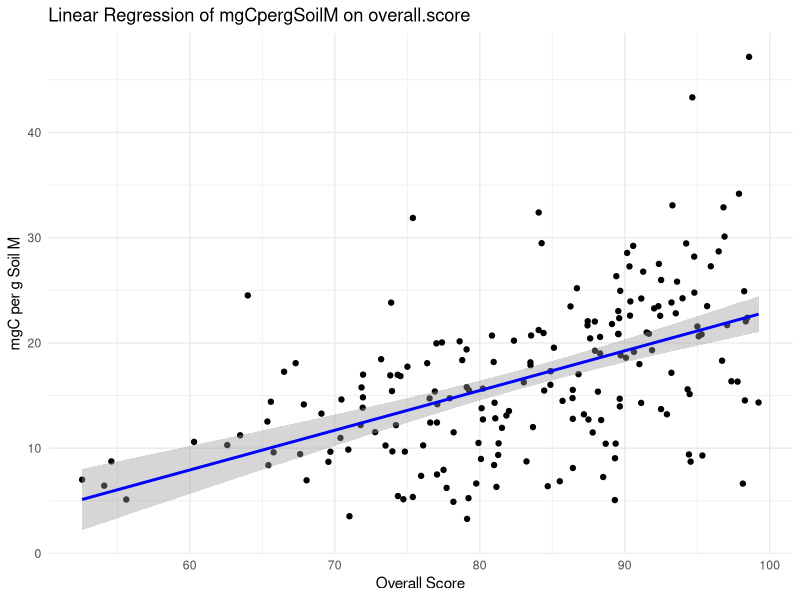
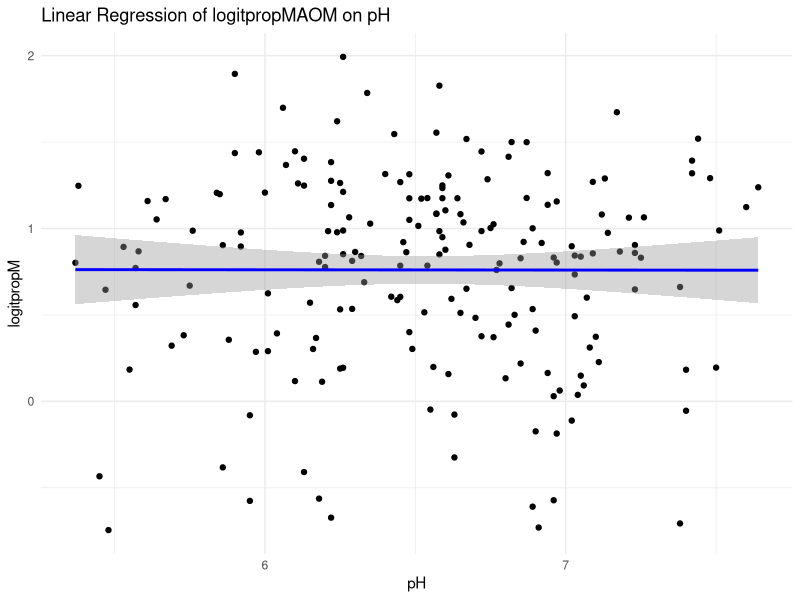
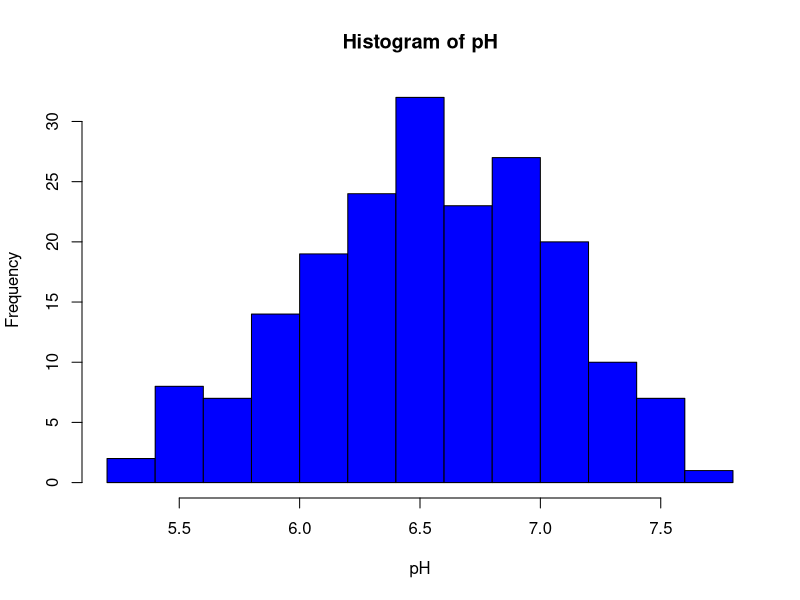
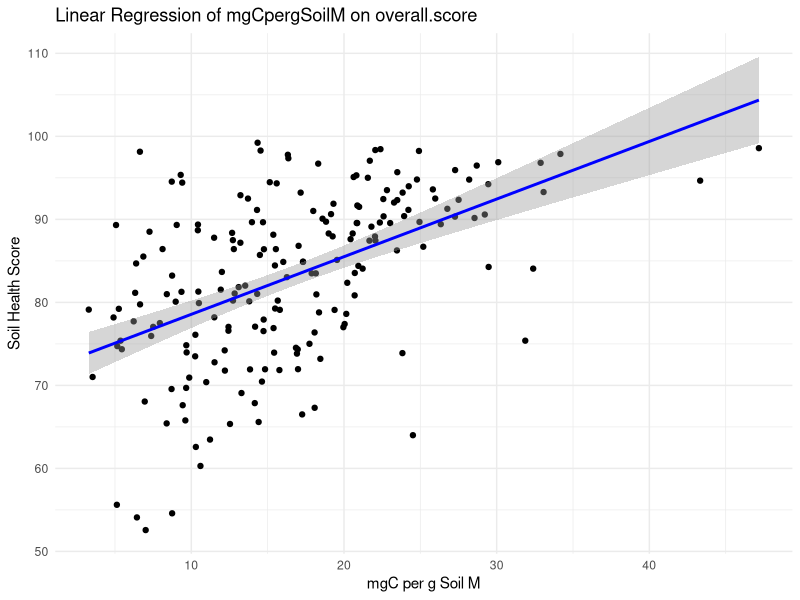
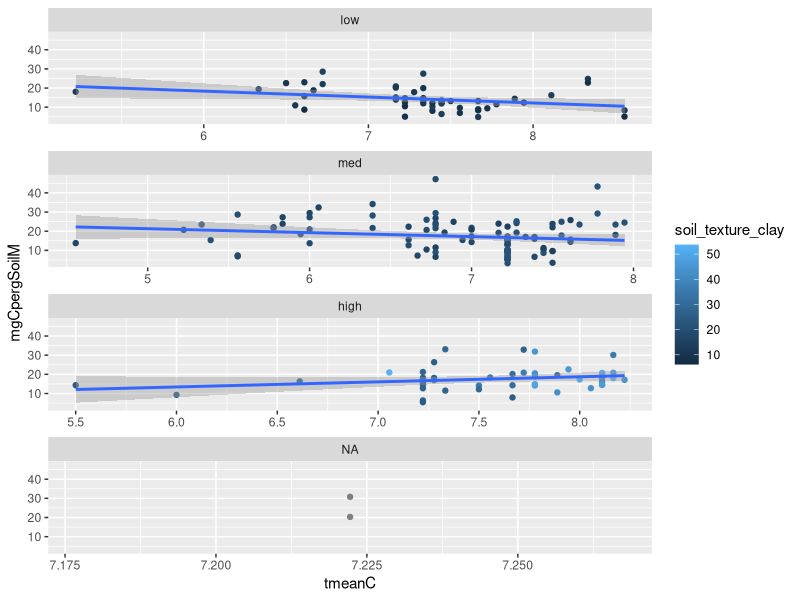
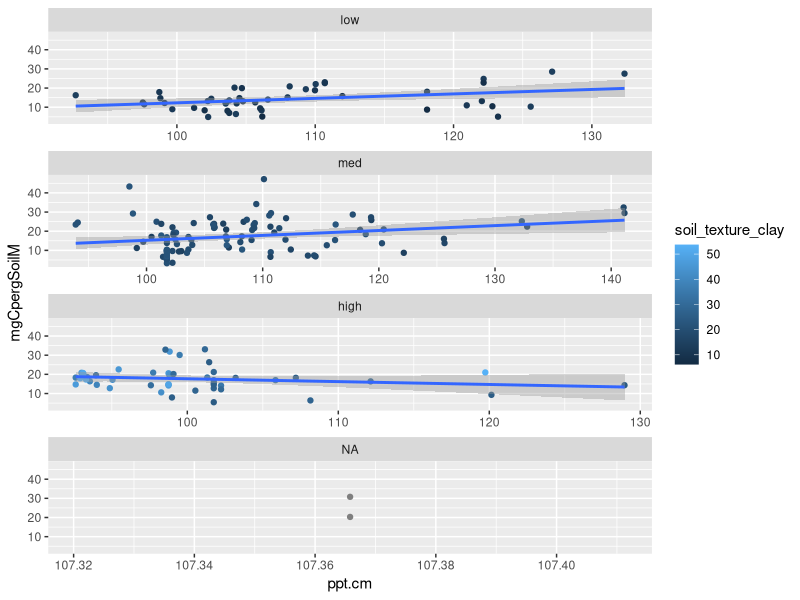
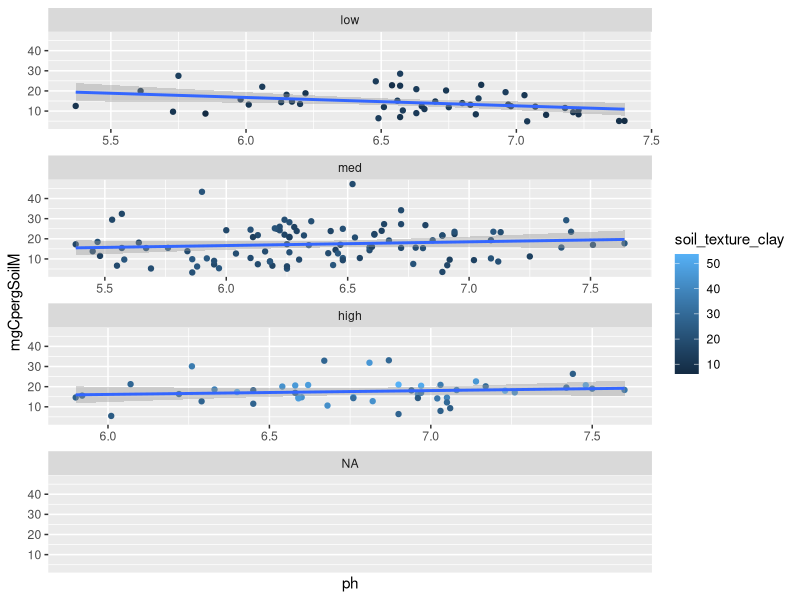
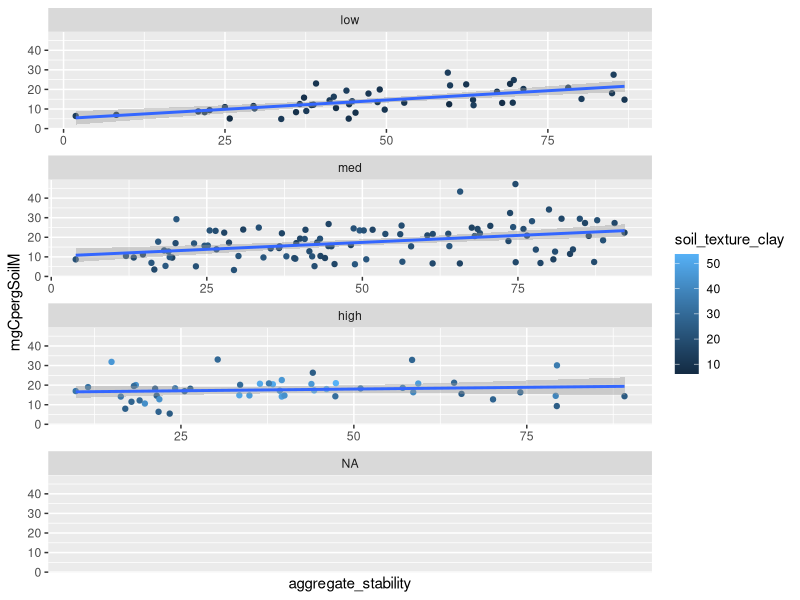

Reproduce these figures in R, in order. (Note: this script raises an error after producing the figures.)
#Analyzing data and Buildin models for response variable MgMAOM

#setwd("/Users/f003833/Documents/GitHub/FracFarmVT") #caitlin
setwd("C:/Users/F004SPC/Documents/GitHub/FracFarmVT") #erin

#load your libraries
library(tidyverse)
library(ggplot2)
library(dplyr)
library(corrplot)
library(nlme)
library(ggeffects)
library(emmeans)

##call in the analytical data
data <- read.csv("data.csv")
view(data)
summary(data$ph)

#soil health regression

# Perform linear regression
regression_model <- lm(mgCpergSoilM ~ overall.score, data = data)

# Summarize the regression model
summary(regression_model)

# Create a plot with the regression line
ggplot(data, aes(x = overall.score, y = mgCpergSoilM)) +
  geom_point() +
  geom_smooth(method = "lm", col = "blue") +
  labs(title = "Linear Regression of mgCpergSoilM on overall.score",
       x = "Overall Score",
       y = "mgC per g Soil M") +
  theme_minimal()



#pH regression

# Perform linear regression
regression_model6 <- lm(logitpropM ~ ph, data = data)

# Summarize the regression model
summary(regression_model6)

# Create a plot with the regression line
ggplot(data, aes(x = ph, y = logitpropM)) +
  geom_point() +
  geom_smooth(method = "lm", col = "blue") +
  labs(title = "Linear Regression of logitpropMAOM on pH",
       x = "pH",
       y = "logitpropM") +
  theme_minimal()


# Basic histogram
hist(data$ph, main="Histogram of pH", xlab="pH", ylab="Frequency", col="blue", border="black")



# Load the dplyr package
library(dplyr)

# Filter for pasture and count organic matter additions
result <- data %>%
  filter(Type.x == "Corn") %>%
  count(Organic.matter.additions)

# View the result
print(result)



# Perform linear regression try it the other way, to see!
regression_model <- lm(overall.score ~ mgCpergSoilM, data = data)

# Summarize the regression model
summary(regression_model)

# Create a plot with the regression line
ggplot(data, aes(x = mgCpergSoilM, y = overall.score)) +
  geom_point() +
  geom_smooth(method = "lm", col = "blue") +
  labs(title = "Linear Regression of mgCpergSoilM on overall.score",
       x = "mgC per g Soil M",
       y = "Soil Health Score") +
  theme_minimal()







#First, graphically explore relationships 
#to look for interactions between independent variables that research shows could have interactions

summary(data$soil_texture_clay)
data <- data %>% 
  mutate(claycategory=cut(soil_texture_clay, breaks=c(-Inf, 14, 24, Inf), labels=c("low","med", "high")))
ggplot(data=data, aes(x=tmeanC, y=mgCpergSoilM, col=soil_texture_clay))+ 
  geom_point()+
  geom_smooth(method=lm)+
  facet_wrap(~ claycategory, ncol=1, scales="free_x")

data <- data %>% 
  mutate(claycategory=cut(soil_texture_clay, breaks=c(-Inf, 14, 24, Inf), labels=c("low","med", "high")))
ggplot(data=data, aes(x=ppt.cm, y=mgCpergSoilM, col=soil_texture_clay))+ 
  geom_point()+
  geom_smooth(method=lm)+
  facet_wrap(~ claycategory, ncol=1, scales="free_x")

data <- data %>% 
  mutate(claycategory=cut(soil_texture_clay, breaks=c(-Inf, 14, 24, Inf), labels=c("low","med", "high")))
ggplot(data=data, aes(x=ph, y=mgCpergSoilM, col=soil_texture_clay))+ 
  geom_point()+
  geom_smooth(method=lm)+
  facet_wrap(~ claycategory, ncol=1, scales="free_x")

data <- data %>% 
  mutate(claycategory=cut(soil_texture_clay, breaks=c(-Inf, 14, 24, Inf), labels=c("low","med", "high")))
ggplot(data=data, aes(x=aggregate_stability, y=mgCpergSoilM, col=soil_texture_clay))+ 
  geom_point()+
  geom_smooth(method=lm)+
  facet_wrap(~ claycategory, ncol=1, scales="free_x")

data <- data %>% 
  mutate(claycategory=cut(soil_texture_clay, breaks=c(-Inf, 14, 24, Inf), labels=c("low","med", "high")))
ggplot(data=data, aes(x=active_carbon, y=mgCpergSoilM, col=soil_texture_clay))+ 
  geom_point()+
  geom_smooth(method=lm)+
  facet_wrap(~ claycategory, ncol=1, scales="free_x")

#more interactions with ph
summary(data$ph)

data <- data %>% 
  mutate(phcategory=cut(ph, breaks=c(-Inf,6,7, Inf), labels=c("low","med","high")))
ggplot(data=data, aes(x=tmeanC, y=mgCpergSoilM, col=ph))+ 
  geom_point()+
  geom_smooth(method=lm)+
  facet_wrap(~ phcategory, ncol=1, scales="free_x")

data <- data %>% 
  mutate(phcategory=cut(ph, breaks=c(-Inf,6,7, Inf), labels=c("low","med","high")))
ggplot(data=data, aes(x=ppt.cm, y=mgCpergSoilM, col=ph))+ 
  geom_point()+
  geom_smooth(method=lm)+
  facet_wrap(~ phcategory, ncol=1, scales="free_x")

data <- data %>% 
  mutate(phcategory=cut(ph, breaks=c(-Inf,6,7, Inf), labels=c("low","med","high")))
ggplot(data=data, aes(x=aggregate_stability, y=mgCpergSoilM, col=ph))+ 
  geom_point()+
  geom_smooth(method=lm)+
  facet_wrap(~ phcategory, ncol=1, scales="free_x")

data <- data %>% 
  mutate(phcategory=cut(ph, breaks=c(-Inf,6,7, Inf), labels=c("low","med","high")))
ggplot(data=data, aes(x=soil_texture_clay, y=mgCpergSoilM, col=ph))+ 
  geom_point()+
  geom_smooth(method=lm)+
  facet_wrap(~ phcategory, ncol=1, scales="free_x")

data <- data %>% 
  mutate(phcategory=cut(ph, breaks=c(-Inf,6,7, Inf), labels=c("low","med","high")))
ggplot(data=data, aes(x=active_carbon, y=mgCpergSoilM, col=ph))+ 
  geom_point()+
  geom_smooth(method=lm)+
  facet_wrap(~ phcategory, ncol=1, scales="free_x")

#interactions with ppt
summary(data$ppt.cm)
data <- data %>% 
  mutate(pptcategory=cut(ppt.cm, breaks=c(-Inf,101.4, 110.0, Inf), labels=c("low","med","high")))
ggplot(data=data, aes(x=tmeanC, y=mgCpergSoilM, col=ppt.cm))+ 
  geom_point()+
  geom_smooth(method=lm)+
  facet_wrap(~ pptcategory, ncol=1, scales="free_x")


data <- data %>% 
  mutate(pptcategory=cut(ppt.cm, breaks=c(-Inf,101.4, 110.0, Inf), labels=c("low","med","high")))
ggplot(data=data, aes(x=aggregate_stability, y=mgCpergSoilM, col=ppt.cm))+ 
  geom_point()+
  geom_smooth(method=lm)+
  facet_wrap(~ pptcategory, ncol=1, scales="free_x")

summary(data$ppt.cm)
data <- data %>% 
  mutate(pptcategory=cut(ppt.cm, breaks=c(-Inf,101.4, 110.0, Inf), labels=c("low","med","high")))
ggplot(data=data, aes(x=tmeanC, y=mgCpergSoilM, col=ppt.cm))+ 
  geom_point()+
  geom_smooth(method=lm)+
  facet_wrap(~ pptcategory, ncol=1, scales="free_x")


data <- data %>% 
  mutate(pptcategory=cut(ppt.cm, breaks=c(-Inf,101.4, 110.0, Inf), labels=c("low","med","high")))
ggplot(data=data, aes(x=active_carbon, y=mgCpergSoilM, col=ppt.cm))+ 
  geom_point()+
  geom_smooth(method=lm)+
  facet_wrap(~ pptcategory, ncol=1, scales="free_x")

#interactions with aggregate stability
summary(data$aggregate_stability)
data <- data %>% 
  mutate(agStcategory=cut(aggregate_stability, breaks=c(-Inf,29.3, 65.6, Inf), labels=c("low","med","high")))
ggplot(data=data, aes(x=ph, y=mgCpergSoilM, col=aggregate_stability))+ 
  geom_point()+
  geom_smooth(method=lm)+
  facet_wrap(~ agStcategory, ncol=1, scales="free_x")

data <- data %>% 
  mutate(agStcategory=cut(aggregate_stability, breaks=c(-Inf,29.3, 65.6, Inf), labels=c("low","med","high")))
ggplot(data=data, aes(x=ppt.cm, y=mgCpergSoilM, col=aggregate_stability))+ 
  geom_point()+
  geom_smooth(method=lm)+
  facet_wrap(~ agStcategory, ncol=1, scales="free_x")

data <- data %>% 
  mutate(agStcategory=cut(aggregate_stability, breaks=c(-Inf,29.3, 65.6, Inf), labels=c("low","med","high")))
ggplot(data=data, aes(x=tmeanC, y=mgCpergSoilM, col=aggregate_stability))+ 
  geom_point()+
  geom_smooth(method=lm)+
  facet_wrap(~ agStcategory, ncol=1, scales="free_x")

data <- data %>% 
  mutate(agStcategory=cut(aggregate_stability, breaks=c(-Inf,29.3, 65.6, Inf), labels=c("low","med","high")))
ggplot(data=data, aes(x=soil_texture_clay, y=mgCpergSoilM, col=aggregate_stability))+ 
  geom_point()+
  geom_smooth(method=lm)+
  facet_wrap(~ agStcategory, ncol=1, scales="free_x")

data <- data %>% 
  mutate(agStcategory=cut(aggregate_stability, breaks=c(-Inf,29.3, 65.6, Inf), labels=c("low","med","high")))
ggplot(data=data, aes(x=active_carbon, y=mgCpergSoilM, col=aggregate_stability))+ 
  geom_point()+
  geom_smooth(method=lm)+
  facet_wrap(~ agStcategory, ncol=1, scales="free_x")

#tmeanC and active carbon
summary(data$tmeanC)

data <- data %>% 
  mutate(tmeanCcategory=cut(tmeanC, breaks=c(-Inf,6.8, 7.6, Inf), labels=c("low","med","high")))
ggplot(data=data, aes(x=active_carbon, y=mgCpergSoilM, col=tmeanC))+ 
  geom_point()+
  geom_smooth(method=lm)+
  facet_wrap(~ tmeanCcategory, ncol=1, scales="free_x")

#Models
#Correlation plot
library(corrplot)
cordata <- cor(data[,c("mgCpergSoilM","ph","ppt.cm","tmeanC","aggregate_stability","soil_texture_clay","active_carbon")], use="pairwise.complete.obs", method="pearson")
corrplot(cordata)
view(cordata)

##Linear Mixed Model for dependent variable (mgCpergSoilM)
#test without random effect, because only one value per field

m1 = gls(mgCpergSoilM ~ ppt.cm * soil_texture_clay * tmeanC + ppt.cm * tmeanC + 
           aggregate_stability * soil_texture_clay + 
           active_carbon + ph * soil_texture_clay, 
         data = data, 
         na.action = na.exclude, 
         method = "ML")
summary(m1)
anova(m1)

#check if variance structure improves the model (to test, both methods were set to REML)

m2 = gls(mgCpergSoilM ~ ppt.cm * soil_texture_clay * tmeanC + ppt.cm * tmeanC + 
           active_carbon + ph * soil_texture_clay + aggregate_stability, 
         data = data, 
         na.action = na.exclude, 
         method = "ML")
summary(m2)
anova(m2)


anova (m1,m2)

m3 = gls(mgCpergSoilM ~ ppt.cm * soil_texture_clay * tmeanC + ppt.cm * tmeanC + 
           active_carbon + aggregate_stability, 
         data = data, 
         na.action = na.exclude, 
         method = "ML")
summary(m3)
anova (m2,m3)
anova(m3)

n <- nobs(m3)
print(n)

#pseudo R squared calculation (fit between model predicted data and actual data)
data$mgCpergSoilM.pred=as.vector(fitted(m3))
R2=lm(mgCpergSoilM~mgCpergSoilM.pred, data=data, na.action=na.omit)
summary(R2) #r2=0.36

#check assumptions, distribution of residuals

F_Final <- fitted(m3)
R_Final <- residuals(m3, type = "pearson", scaled = TRUE)
N = !is.na(data$mgCpergSoilM)
Rfull <- NA
Rfull[N] <- R_Final
op <- par(mfrow = c(2,2), mar = c(5,4,1,1))  
plot(F_Final, R_Final)
hist(Rfull)
plot(Rfull ~ data$aggregate_stability)
plot(Rfull ~ data$soil_texture_clay)
plot(Rfull ~ data$active_carbon)
plot(Rfull ~ data$tmeanC)
plot(Rfull ~ data$ppt.cm)
plot(Rfull ~ data$ph)
par(op)

#partial residuals to test that the relationship is linear
#do these for each of the significant predictors (do green and red lines match?)

op <- par(mfrow = c(2,2), mar = c(5,4,1,1)) #this makes it so all the graphs are plotted in the same window (a 2 x 2 grid)

ppt.cm.c <- summary(m3)$coefficients[2] #predictor coefficient
ppt.cm.pr <- Rfull + ppt.cm.c*data$ppt.cm  #Residuals + pred coef * predictor value
{scatter.smooth(data$ppt.cm, ppt.cm.pr, 
                lpars = list(col = "green", lwd = 3, lty = 3)) #residual loess
  abline(lm(ppt.cm.c*data$ppt.cm ~ data$ppt.cm), col = "red")} 

soil_texture_clay.c <- summary(m3)$coefficients[3] #predictor coefficient
soil_texture_clay.pr <- Rfull + soil_texture_clay.c*data$soil_texture_clay  #Residuals + pred coef * predictor value
{scatter.smooth(data$soil_texture_clay, soil_texture_clay.pr, 
                lpars = list(col = "green", lwd = 3, lty = 3)) #residual loess
  abline(lm(soil_texture_clay.c*data$soil_texture_clay ~ data$soil_texture_clay), col = "red")} 

aggregate_stability.c <- summary(m3)$coefficients[5] #predictor coefficient
aggregate_stability.pr <- Rfull + aggregate_stability.c*data$aggregate_stability  #Residuals + pred coef * predictor value
{scatter.smooth(data$aggregate_stability, aggregate_stability.pr, 
                lpars = list(col = "green", lwd = 3, lty = 3)) #residual loess
  abline(lm(aggregate_stability.c*data$aggregate_stability ~ data$aggregate_stability), col = "red")} 

active_carbon.c <- summary(m3)$coefficients[6] #predictor coefficient
active_carbon.pr <- Rfull + active_carbon.c*data$active_carbon  #Residuals + pred coef * predictor value
{scatter.smooth(data$active_carbon, active_carbon.pr, 
                lpars = list(col = "green", lwd = 3, lty = 3)) #residual loess
  abline(lm(active_carbon.c*data$active_carbon ~ data$active_carbon), col = "red")} 

tmeanC.c <- summary(m3)$coefficients[6] #predictor coefficient
tmeanC.pr <- Rfull + tmeanC.c*data$tmeanC  #Residuals + pred coef * predictor value
{scatter.smooth(data$tmeanC, tmeanC.pr, 
                lpars = list(col = "green", lwd = 3, lty = 3)) #residual loess
  abline(lm(tmeanC.c*data$tmeanC ~ data$tmeanC), col = "red")} 

par(op)

#Visualize significant relationships

#own_theme below sets ggplot parameters for how plots should look. 
own_theme <- theme_bw(base_size = 11) +
  theme(rect = element_blank(),
        axis.ticks = element_line(color = "black"),
        axis.text = element_text(color = "black"),
        axis.line = element_line(color = "black"),
        panel.grid.minor = element_blank())

#for aggregate stability
pred_aggregate_stability <- ggpredict(m3, terms = c("aggregate_stability"))

mgMAOM_aggregate_stability <-data %>% 
  ggplot() +
  geom_point(aes(x = aggregate_stability, y = mgCpergSoilM), #plot your data
             size = 1.5, alpha = 0.5) +
  geom_line(pred_aggregate_stability, mapping = aes(x=x, y=predicted), #plot the model's prediction (based on linear )
            lwd = 1) +
  own_theme+
  theme(legend.position = "none") +
  scale_y_continuous(expression("mg MAOC g"^-1,"soil"))+
  scale_x_continuous(expression("Aggregate Stability"),
              label = scales::comma) 
mgMAOM_aggregate_stability
ggsave("mgMAOM_aggregate_stability.jpeg", width = 4, height = 3)
                   
#for active_carbon
pred_active_carbon <- ggpredict(m3, terms = c("active_carbon"))

mgMAOM_active_carbon <-data %>% 
          ggplot() +
          geom_point(aes(x = active_carbon, y = mgCpergSoilM), #plot your data
                                size = 1.5, alpha = 0.5) +
          geom_line(pred_active_carbon, mapping = aes(x=x, y=predicted), #plot the model's prediction (based on linear )
                               lwd = 1) +
          own_theme+
        theme(legend.position = "none") +
                     scale_y_continuous(expression("mg MAOC g"^-1,"soil"))+
                     scale_x_continuous(expression("Active Carbon"),
                                        label = scales::comma) 
                   mgMAOM_active_carbon
ggsave("mgMAOM_active_carbon.jpeg", width = 4, height = 3)
                   
#for 3 way interaction of tmean, ppt, and texture

summary(data$soil_texture_clay)
summary(data$ppt.cm)
pred_3way <- ggpredict(m3, terms = c("tmeanC","ppt.cm[101,110]", 
  "soil_texture_clay[10, 32]"))

pred_3way$ppt_group <- pred_3way$group
levels(pred_3way$ppt_group) <- c("low (92-104)",  
                                   "high (104-142)")
pred_3way$clay_facet <- pred_3way$facet
levels(pred_3way$clay_facet) <- c("low clay (6-19%)",  
                                   "high clay (19-54%)")

data <- data %>%
  drop_na(ppt.cm) %>% 
  drop_na(soil_texture_clay) %>% 
  dplyr::mutate(ppt_group = cut(ppt.cm, breaks = c(92,104,142)),
                clay_facet = cut(soil_texture_clay, breaks = c(6,19,54)))

levels(data$ppt_group) <- c("low (92-104)",  
                            "high (104-142)")
 
levels(data$clay_facet) <- c("low clay (6-19%)",  
                                   "high clay (19-54%)")

mgMAOM_3way <-data %>% 
   ggplot() +
   geom_point(aes(x = tmeanC, y = mgCpergSoilM, col = ppt_group), #plot your data
              size = 1.5, alpha = 0.5) +
   geom_line(pred_3way, mapping = aes(x=x, y=predicted, col = ppt_group), #plot the model's prediction (based on linear )
             lwd = 1) +
   facet_wrap(~clay_facet) +
   own_theme+
   #theme(legend.position = "none") +
   scale_y_continuous(expression(paste("mg MAOM C g"^-1,"soil"))) +
   scale_x_continuous(expression("Mean Annual Temperature (°C)"),
                      label = scales::comma) +
   guides(col=guide_legend(title="MAP (cm)")) +
   scale_color_manual(values = c("lightblue", "blue")) # adjust colors if needed
 
mgMAOM_3way
ggsave("mgMAOM_3way.jpeg", width = 6.5, height = 3)
 
#get slope for the lines in the 3 way 
mylist<- list(ppt.cm=c(101,110),soil_texture_clay=c(10,32))
  
emtrends(m3,pairwise~ppt.cm*soil_texture_clay,var="tmeanC", at=mylist)                
                   
   #analyze data by field type. group by and color by field type this code is in progress
    #exploration
                   mgMAOM_active_carbonbyField <-data
                     ggplot() +
                     geom_point(aes(x = active_carbon, y = mgCpergSoilM, color=Type.x), 
                                size = 1.5, alpha = 0.5) +
                     #geom_smooth() +
                     own_theme+
                     #theme(legend.position = "none") +
                     scale_y_continuous(expression("mg C in MAOM per g soil"))+
                     scale_x_continuous(expression("active_carbon"),
                                        label = scales::comma) 
                   mgMAOM_active_carbonbyField
                   ggsave("mgMAOM_active_carbonbyField.jpeg", width = 4, height = 3)
                   
                   mgMAOM_agg_stability_byField <-data %>% 
                     ggplot() +
                     geom_point(aes(x = aggregate_stability, y = mgCpergSoilM, color=Type.x), 
                                size = 1.5, alpha = 0.5) +
                     #geom_smooth() +
                     own_theme+
                     #theme(legend.position = "none") +
                     scale_y_continuous(expression("mg C in MAOM per g soil"))+
                     scale_x_continuous(expression("aggregrate stability"),
                                        label = scales::comma) 
                   mgMAOM_agg_stability_byField
                   ggsave("mgMAOM_aggregrate_stability_byField.jpeg", width = 4, height = 3)
                   
                   
                   
#anova by field type to see differences 
      field_anova<- aov(mgCpergSoilM~Type.x, data=data)
       summary(field_anova)  
       
  TukeyHSD(field_anova)
            
# Create a violin plot with individual data points
       ggplot(data, aes(x = Type.x, y = mgCpergSoilM)) +
       geom_violin(trim = FALSE, fill = "lightblue") +  # Create the violin plot
       geom_jitter(width = 0.2, size = 1, color = "darkblue") +  # Add jittered points
       labs(title = "Distribution of mgCpergSoilM by Field Type",
                          x = "Field Type",
                          y = "mgC per g Soil M") +
       theme_minimal()  # Apply a minimal theme for a clean look              
      
       
       # Create a violin plot with individual data points and mean line
       ggplot(data, aes(x = Type.x, y = mgCpergSoilM, color = Type.x, fill = Type.x)) +
         geom_violin(trim = FALSE, alpha = 0.5) +  # Create the violin plot with semi-transparent fill
         geom_jitter(width = 0.2, size = 1) +  # Add jittered points
         stat_summary(fun = mean, geom = "point", shape = 23, size = 2, color = "black", fill = "yellow") +  # Add mean points
         labs(title = "Distribution of mgCpergSoilM by Field Type",
              x = "Field Type",
              y = "mgC per g Soil M") +
         theme_minimal()  # Apply a minimal theme for a clean look
       
       
       # Create a violin plot with individual data points and mean line for soil texture class
       ggplot(data, aes(x = soil_texture_class, y = mgCpergSoilM, color = soil_texture_class, fill = soil_texture_class)) +
         geom_violin(trim = FALSE, alpha = 0.5) +  # Create the violin plot with semi-transparent fill
         geom_jitter(width = 0.2, size = 1) +  # Add jittered points
         stat_summary(fun = mean, geom = "point", shape = 23, size = 2, color = "black", fill = "yellow") +  # Add mean points
         labs(title = "Distribution of mgCpergSoilM by Soil Texture Class",
              x = "Soil Texture Class",
              y = "mgC per g Soil MAOM") +
         theme_minimal() +  # Apply a minimal theme for a clean look
         theme(axis.text.x = element_text(angle = 45, hjust = 1, size = 10),  # Adjust text angle, justification, and size
               plot.margin = margin(5, 5, 10, 5))  # Increase the bottom margin to give more space to labels
       
       
       # Load the necessary library
       library(dplyr)
       
       # Assuming 'data' is a data frame already loaded into your environment
       # Replace this with your actual data loading method, e.g., read.csv or read_excel
       # data <- read.csv("your_data_file.csv")
       
       # Grouping the data by 'Type.x' and calculating the required statistics
       summary <- data %>%
         group_by(Type.x) %>%
         summarise(
           n = n(),
           MgMAOM_max = max(mgCpergSoilM, na.rm = TRUE),
           MgMAOM_min = min(mgCpergSoilM, na.rm = TRUE),
           MgMAOM_mean = mean(mgCpergSoilM, na.rm = TRUE),
           MgMAOM_sd = sd(mgCpergSoilM, na.rm = TRUE),
           MgPOM_max = max(mgCpergSoilP, na.rm = TRUE),
           MgPOM_min = min(mgCpergSoilP, na.rm = TRUE),
           MgPOM_mean = mean(mgCpergSoilP, na.rm = TRUE),
           MgPOM_sd = sd(mgCpergSoilP, na.rm = TRUE),
           pMAOM_max = max(propM, na.rm = TRUE),
           pMAOM_min = min(propM, na.rm = TRUE),
           pMAOM_mean = mean(propM, na.rm = TRUE),
           pMAOM_sd = sd(propM, na.rm = TRUE)
         )
       
       # Print the summary table
       print(summary)
       
       library(dplyr)
       
       # Grouping the data by 'Type.x' and calculating the required statistics
       summary <- data %>%
         group_by(Type.x) %>%
         summarise(
           n = n(),
           MgMAOM_summary = paste0(
             round(mean(mgCpergSoilM, na.rm = TRUE), 2), " ± ", 
             round(sd(mgCpergSoilM, na.rm = TRUE), 2), " (", 
             round(min(mgCpergSoilM, na.rm = TRUE), 2), " - ", 
             round(max(mgCpergSoilM, na.rm = TRUE), 2), ")"
           ),
           MgPOM_summary = paste0(
             round(mean(mgCpergSoilP, na.rm = TRUE), 2), " ± ", 
             round(sd(mgCpergSoilP, na.rm = TRUE), 2), " (", 
             round(min(mgCpergSoilP, na.rm = TRUE), 2), " - ", 
             round(max(mgCpergSoilP, na.rm = TRUE), 2), ")"
           ),
           pMAOM_summary = paste0(
             round(mean(propM, na.rm = TRUE), 2), " ± ", 
             round(sd(propM, na.rm = TRUE), 2), " (", 
             round(min(propM, na.rm = TRUE), 2), " - ", 
             round(max(propM, na.rm = TRUE), 2), ")"
           )
         )
       
       # Print the summary table
       print(summary)
       
